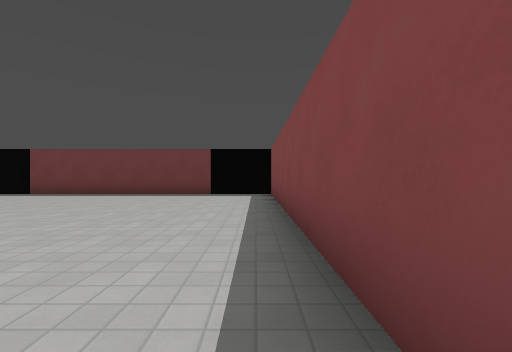
[1] (above)

21 first-person views from a walk through a 3-D level made in the Godot game engine. The camera is 1.2 m above the floor, looks level and sees 90° across. The floor is counted in squares, 2 m on a side. Each view is taken from the middle of a square. On the plan, view 1 faces up. The plan holds only what a view shows up to about 9 squares ahead; the rest is blank. The place goes on beyond the plan. Surface patterns are stand-ins for the level's own textures.

[2]
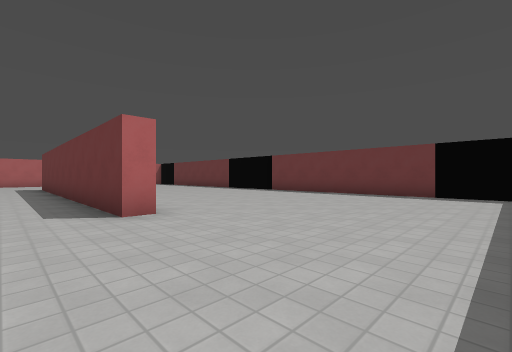

[3]
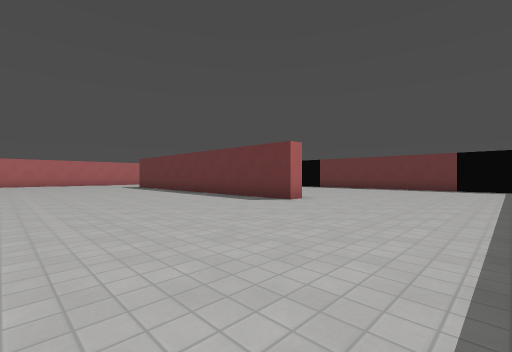

[4]
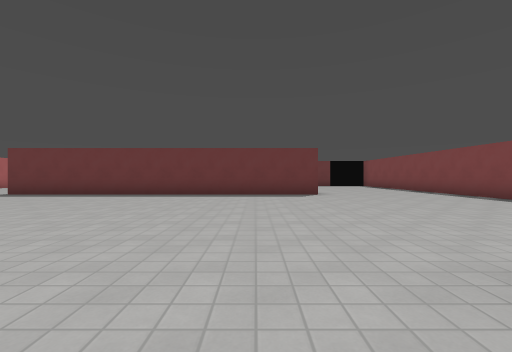

[5]
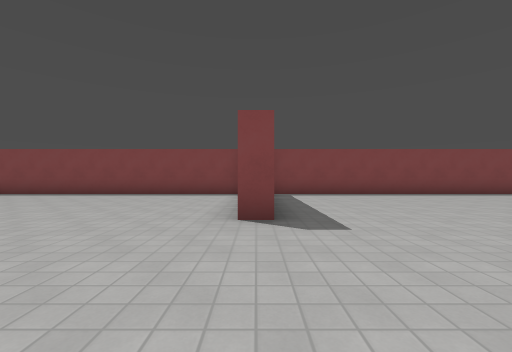

[6]
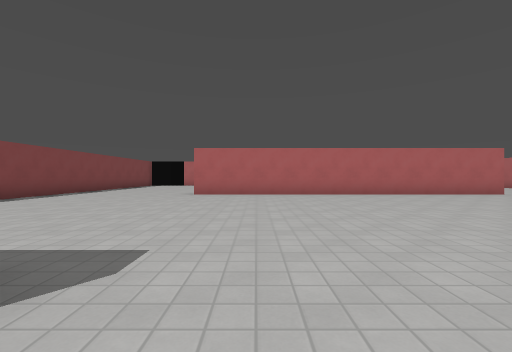

[7]
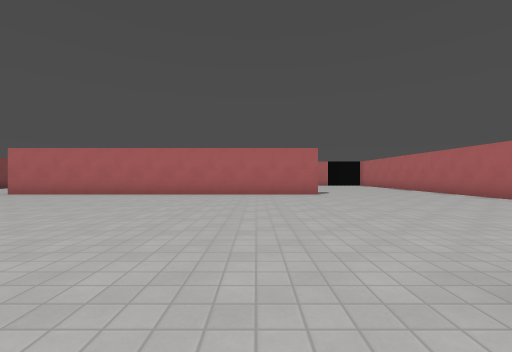

[8]
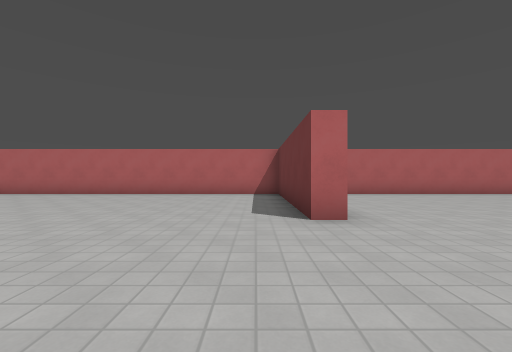

[9]
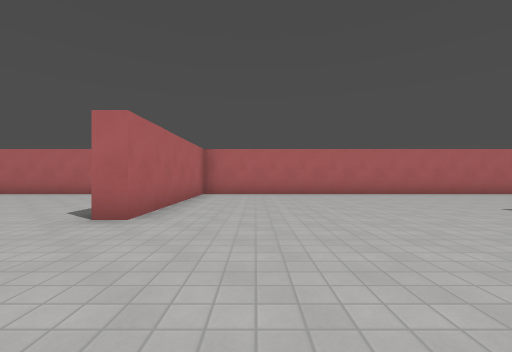

[10]
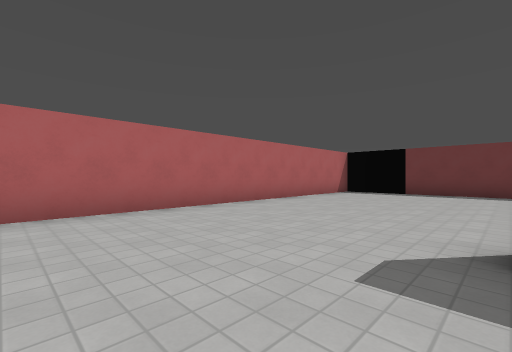

[11]
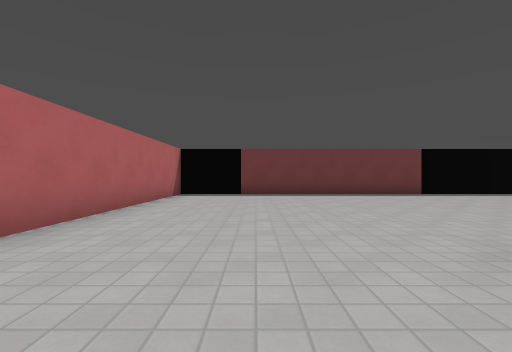

[12]
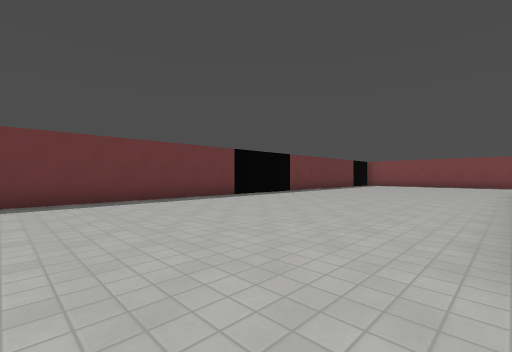

[13]
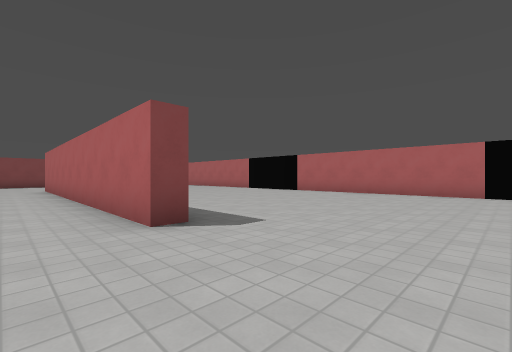

[14]
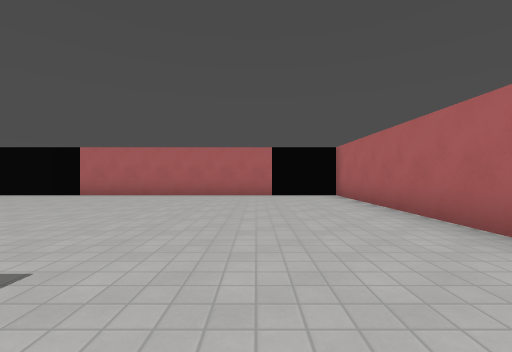

[15]
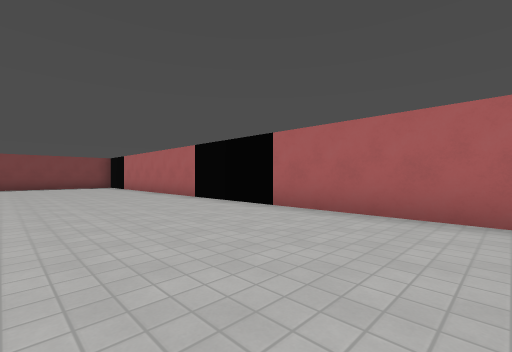

[16]
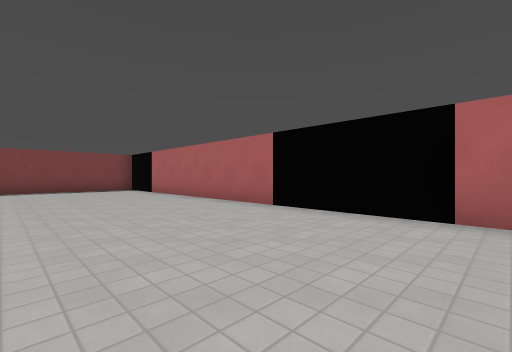

[17]
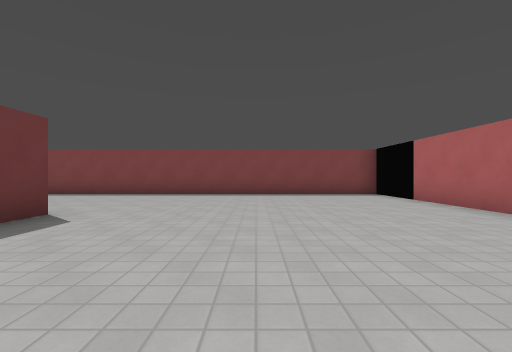

[18]
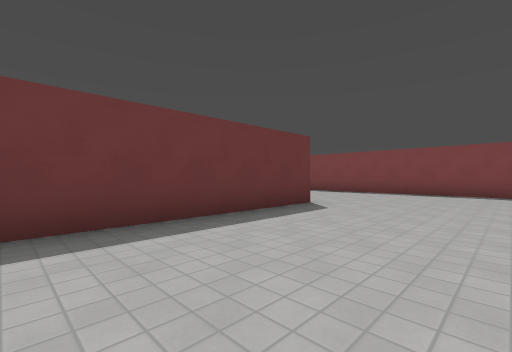

[19]
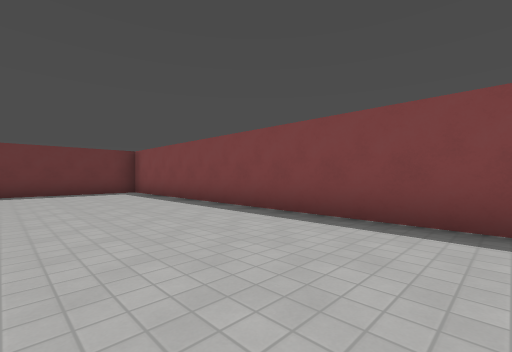

[20]
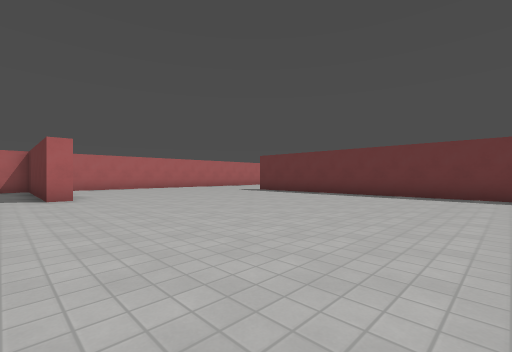

[21]
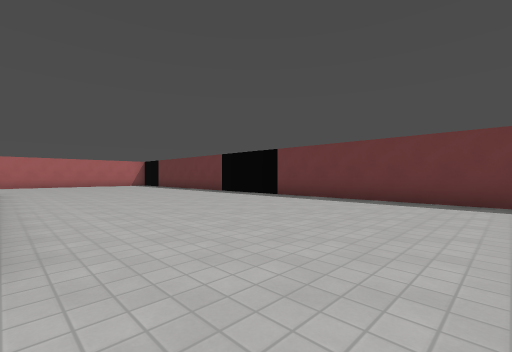

### Floor plan
Points are (right, up) in squares from view 1. A wall is a line through its corners. A room is listed if a view was taken in it or the views show most of it. See-through windows are left out.
Room 1 (views 1, 2, 3, 4, 5, 6, 7, 8, 9, 10, 11, 12, 13, 14, 15, 16, 17, 18, 19, 20, 21)
walls: (-4.5, -6.4) (-4.5, -5.8); (0, -6.3) (-3, -6.3); (-14, -13.8) (-14, -13.3) (-4, -13.3); (-4, -13.8) (-9, -13.8); (-4, 1.8) (-4, 1.3) (-14, 1.3); (0.5, -5.5) (0.5, 8.5); (-10.5, 8.5) (-16.5, 8.5); (-7.5, -21) (-1.4, -21); (-1.4, 8.5) (-7.5, 8.5); (-16.5, -21) (-10.5, -21); (-18.5, 8.5) (-18.5, -5.7) (-13.5, -5.7) (-13.5, -6.3) (-18.5, -6.3) (-18.5, -21); (0.5, -21.1) (0.5, -6.6)

Positions as (right, up) in squares from view 1, and headings:
1: (0, 0), facing up
2: (0, 0), facing up-left
3: (0, -4), facing up-left
4: (-6, -7), facing up
5: (-8, -6), facing right
6: (-6, -5), facing down
7: (-12, -5), facing down
8: (-10, -7), facing left
9: (-10, -4), facing left
10: (-14, -1), facing up-left
11: (-16, 0), facing up
12: (-16, 2), facing up-right
13: (-17, -12), facing down-right
14: (-16, -13), facing down
15: (-14, -17), facing down-right
16: (-11, -17), facing down-right
17: (-8, -17), facing right
18: (-9, -17), facing up-right
19: (-3, -16), facing up-right
20: (-6, -7), facing up-left
21: (-2, 2), facing up-left
